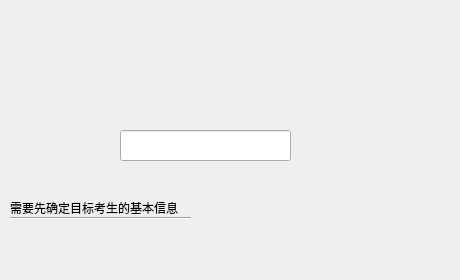
<?xml version="1.0" encoding="UTF-8"?>
<ui version="4.0">
 <class>searchPage</class>
 <widget class="QWizardPage" name="searchPage">
  <property name="geometry">
   <rect>
    <x>0</x>
    <y>0</y>
    <width>460</width>
    <height>280</height>
   </rect>
  </property>
  <property name="windowTitle">
   <string>WizardPage</string>
  </property>
  <widget class="QLineEdit" name="lineEdit">
   <property name="geometry">
    <rect>
     <x>120</x>
     <y>130</y>
     <width>171</width>
     <height>31</height>
    </rect>
   </property>
  </widget>
  <widget class="QLabel" name="label">
   <property name="geometry">
    <rect>
     <x>10</x>
     <y>200</y>
     <width>271</width>
     <height>16</height>
    </rect>
   </property>
   <property name="text">
    <string>需要先确定目标考生的基本信息</string>
   </property>
  </widget>
  <widget class="Line" name="line">
   <property name="geometry">
    <rect>
     <x>10</x>
     <y>210</y>
     <width>181</width>
     <height>16</height>
    </rect>
   </property>
   <property name="orientation">
    <enum>Qt::Horizontal</enum>
   </property>
  </widget>
  <widget class="QLabel" name="umbrellaLabel">
   <property name="geometry">
    <rect>
     <x>320</x>
     <y>0</y>
     <width>141</width>
     <height>111</height>
    </rect>
   </property>
   <property name="text">
    <string/>
   </property>
   <property name="pixmap">
    <pixmap resource="icon.qrc">:/images/umbrella.png</pixmap>
   </property>
   <property name="scaledContents">
    <bool>true</bool>
   </property>
  </widget>
  <zorder>line</zorder>
  <zorder>label</zorder>
  <zorder>lineEdit</zorder>
  <zorder>umbrellaLabel</zorder>
 </widget>
 <resources>
  <include location="icon.qrc"/>
 </resources>
 <connections/>
</ui>
